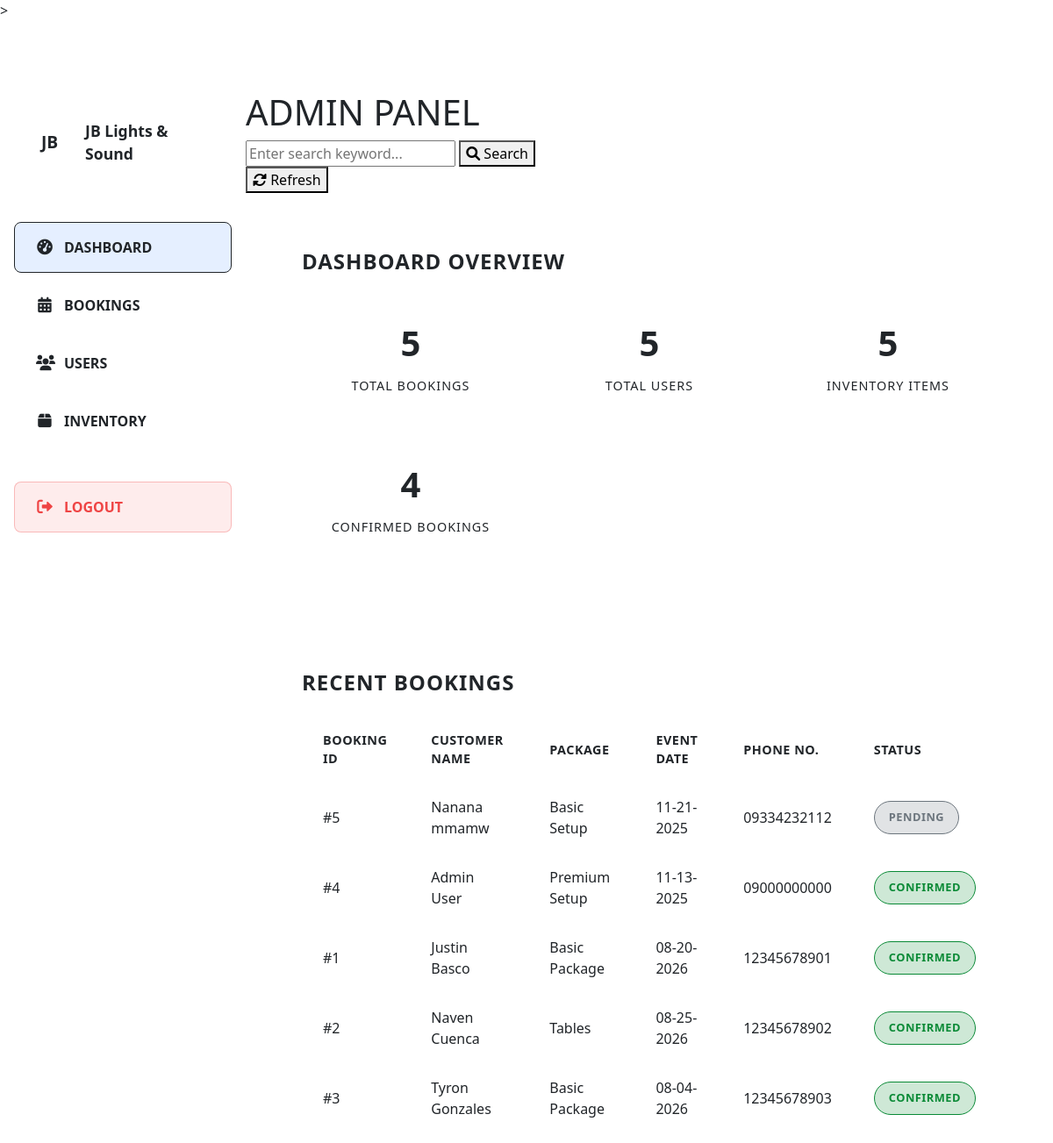
/admin.php (signed in), run on the app's committed database.
### tables this page shows
CREATE TABLE `reservations` (
  `id` int(11) NOT NULL,
  `contact_name` varchar(100) NOT NULL,
  `contact_email` varchar(100) NOT NULL,
  `contact_phone` varchar(20) NOT NULL,
  `event_type` varchar(50) NOT NULL,
  `event_date` date NOT NULL,
  `event_address` text NOT NULL,
  `event_location` text DEFAULT NULL,
  `package` varchar(100) NOT NULL,
  `total_amount` decimal(10,2) NOT NULL,
  `payment_method` varchar(20) NOT NULL,
  `downpayment_amount` decimal(10,2) DEFAULT 0.00,
  `status` varchar(20) DEFAULT 'Pending',
  `created_at` timestamp NOT NULL DEFAULT current_timestamp(),
  `updated_at` timestamp NOT NULL DEFAULT current_timestamp() ON UPDATE current_timestamp()
);

### admin.php (the view, shortened to what this page needs)
<?php
require_once 'db/db_connect.php';
$result = $conn->query("SELECT * FROM reservations ORDER BY created_at DESC");
$bookings = [];
if ($result) {
    while ($row = $result->fetch_assoc()) {
        $bookings[] = $row;
    }
}
$recent_result = $conn->query("SELECT * FROM reservations ORDER BY created_at DESC LIMIT 5");
$recent_bookings = [];
if ($recent_result) {
    while ($row = $recent_result->fetch_assoc()) {
        $recent_bookings[] = $row;
    }
}
$users_result = $conn->query("SELECT * FROM users ORDER BY created_at DESC");
$users = [];
if ($users_result) {
    while ($row = $users_result->fetch_assoc()) {
        $users[] = $row;
    }
}
$inventory_result = $conn->query("SELECT * FROM inventory ORDER BY item_name");
$inventory = [];
if ($inventory_result) {
    while ($row = $inventory_result->fetch_assoc()) {
        $inventory[] = $row;
    }
}
?>
<!DOCTYPE html>
<html lang="en">
<head>
    <link href="https://cdn.jsdelivr.net/npm/bootstrap@5.3.2/dist/css/bootstrap.min.css" rel="stylesheet">
    <link href="https://cdn.jsdelivr.net/npm/bootstrap-icons@1.11.3/font/bootstrap-icons.css" rel="stylesheet">>
    <link rel="stylesheet" href="https://cdnjs.cloudflare.com/ajax/libs/font-awesome/6.0.0/css/all.min.css">
    <link rel="stylesheet" href="css/pages/admin.css">
</head>
<body>
    <div class="admin-shell">
        <aside class="sidebar">
            <div class="sidebar-brand">
                <div class="jb-logo">JB</div>
                <div class="brand-text">JB Lights & Sound</div>
            </div>
            <nav class="sidebar-nav">
                <a href="#" class="nav-item active" data-tab="dashboard">
                    <i class="fas fa-tachometer-alt"></i>
                    <span>DASHBOARD</span>
                </a>
                <a href="#" class="nav-item" data-tab="bookings">
                    <i class="fas fa-calendar-alt"></i>
                    <span>BOOKINGS</span>
                </a>
                <a href="#" class="nav-item" data-tab="users">
                    <i class="fas fa-users"></i>
                    <span>USERS</span>
                </a>
                <a href="#" class="nav-item" data-tab="inventory">
                    <i class="fas fa-box"></i>
                    <span>INVENTORY</span>
                </a>
                <a href="#" class="nav-item logout">
                    <i class="fas fa-sign-out-alt"></i>
                    <span>LOGOUT</span>
                </a>
            </nav>
        </aside>
        <main class="main-panel">
            <header class="main-header">
                <h1>ADMIN PANEL</h1>
                <div class="header-actions">
                    <div class="search-box">
                        <input type="text" id="globalSearch" placeholder="Enter search keyword...">
                        <button class="search-btn" onclick="performSearch()">
                            <i class="fas fa-search"></i> Search
                        </button>
                    </div>
                    <button class="refresh-btn" onclick="location.reload()">
                        <i class="fas fa-sync-alt"></i> Refresh
                    </button>
                </div>
            </header>
            <section class="content">
                <div id="dashboard-tab" class="tab-content active">
                    <div class="content-card">
                        <h3 class="content-title">Dashboard Overview</h3>
                        <div class="stats-grid">
                            <div class="stat-card">
                                <div class="stat-number"><?php echo count($bookings); ?></div>
                                <div class="stat-label">Total Bookings</div>
                            </div>
                            <div class="stat-card">
                                <div class="stat-number"><?php echo count($users); ?></div>
                                <div class="stat-label">Total Users</div>
                            </div>
                            <div class="stat-card">
                                <div class="stat-number"><?php echo count($inventory); ?></div>
                                <div class="stat-label">Inventory Items</div>
                            </div>
                            <div class="stat-card">
                                <div class="stat-number">
                                    <?php echo count(array_filter($bookings, function($b) { return $b['status'] === 'Confirmed'; })); ?>
                                </div>
                                <div class="stat-label">Confirmed Bookings</div>
                            </div>
                        </div>
                    </div>
                    <div class="content-card">
                        <h3 class="content-title">Recent Bookings</h3>
                        <div class="table-responsive">
                            <table class="bookings-table">
                                <thead>
                                    <tr>
                                        <th>Booking ID</th>
                                        <th>Customer Name</th>
                                        <th>Package</th>
                                        <th>Event Date</th>
                                        <th>Phone No.</th>
                                        <th>Status</th>
                                    </tr>
                                </thead>
                                <tbody>
                                    <?php if (count($recent_bookings) === 0): ?>
                                        <tr><td colspan="6" class="text-center">No recent bookings.</td></tr>
                                    <?php else: ?>
                                        <?php foreach ($recent_bookings as $booking): ?>
                                            <tr>
                                                <td>#<?php echo $booking['id']; ?></td>
                                                <td><?php echo htmlspecialchars($booking['contact_name']); ?></td>
                                                <td><?php echo htmlspecialchars($booking['package']); ?></td>
                                                <td><?php echo date('m-d-Y', strtotime($booking['event_date'])); ?></td>
                                                <td><?php echo htmlspecialchars($booking['contact_phone']); ?></td>
                                                <td>
                                                    <span class="status-pill status-<?php echo strtolower($booking['status']); ?>">
                                                        <?php echo $booking['status']; ?>
                                                    </span>
                                                </td>
                                            </tr>
                                        <?php endforeach; ?>
                                    <?php endif; ?>
                                </tbody>
                            </table>
                        </div>
                    </div>
                </div>
            </section>
</body>
</html>

### css/pages/admin.css (style rules this page uses)
.admin-shell { display: flex; min-height: calc(100vh - 80px); background: var(--dark); margin-top: 80px; }
.sidebar { width: 280px; background: var(--dark-gray); border-right: 1px solid var(--border); padding: 2rem 0; position: fixed; height: calc(100vh - 80px); overflow-y: auto; z-index: 1000; }
.sidebar-brand { display: flex; align-items: center; gap: 1rem; padding: 0 2rem 2rem; border-bottom: 1px solid var(--border); margin-bottom: 2rem; }
.jb-logo { width: 50px; height: 50px; background: var(--gradient); border-radius: 8px; display: flex; align-items: center; justify-content: center; font-weight: 800; font-size: 1.2rem; color: var(--white); }
.brand-text { font-weight: 700; font-size: 1.1rem; color: var(--white); }
.sidebar-nav { display: flex; flex-direction: column; gap: 0.5rem; padding: 0 1rem; }
.nav-item { display: flex; align-items: center; gap: 0.75rem; padding: 1rem 1.5rem; color: var(--text-secondary); text-decoration: none; border-radius: 8px; transition: all 0.3s ease; font-weight: 600; border: 1px solid transparent; }
.nav-item i { font-size: 1.1rem; width: 20px; text-align: center; }
.nav-item.active { background: rgba(0, 102, 255, 0.1); color: var(--blue); border-color: var(--blue); }
.nav-item.logout { margin-top: 2rem; background: rgba(239, 68, 68, 0.1); color: #ef4444; border: 1px solid rgba(239, 68, 68, 0.3); }
.main-panel { flex: 1; margin-left: 280px; display: flex; flex-direction: column; min-height: calc(100vh - 80px); }
.content { flex: 1; padding: 2rem; background: var(--black); }
.content-card { background: var(--dark-gray); border: 1px solid var(--border); border-radius: 12px; padding: 2rem; box-shadow: var(--shadow); margin-bottom: 2rem; }
.content-title { font-size: 1.5rem; font-weight: 700; color: var(--white); margin-bottom: 1.5rem; text-transform: uppercase; letter-spacing: 1px; }
.table-responsive { overflow-x: auto; border-radius: 8px; border: 1px solid var(--border); }
.bookings-table { width: 100%; border-collapse: collapse; background: var(--dark); }
.bookings-table thead { background: var(--medium-gray); }
.bookings-table thead th { padding: 1rem 1.5rem; text-align: left; color: var(--white); font-weight: 600; text-transform: uppercase; letter-spacing: 0.5px; font-size: 0.9rem; border-bottom: 1px solid var(--border); }
.bookings-table tbody td { padding: 1rem 1.5rem; border-bottom: 1px solid var(--border); color: var(--text-primary); }
.bookings-table tbody tr { transition: all 0.3s ease; }
.bookings-table tbody tr:last-child td { border-bottom: none; }
.status-pill { display: inline-block; padding: 0.5rem 1rem; border-radius: 20px; font-weight: 600; font-size: 0.8rem; text-transform: uppercase; letter-spacing: 0.5px; }
.status-pending { background: rgba(108, 117, 125, 0.2); color: #6c757d; border: 1px solid #6c757d; }
.status-confirmed { background: rgba(10, 138, 54, 0.2); color: #0a8a36; border: 1px solid #0a8a36; }
.stats-grid { display: grid; grid-template-columns: repeat(auto-fit, minmax(200px, 1fr)); gap: 1.5rem; margin-bottom: 2rem; }
.stat-card { background: var(--dark); border: 1px solid var(--border); border-radius: 8px; padding: 1.5rem; text-align: center; transition: all 0.3s ease; }
.stat-number { font-size: 2.5rem; font-weight: 800; color: var(--blue); margin-bottom: 0.5rem; }
.stat-label { color: var(--text-secondary); font-size: 0.9rem; text-transform: uppercase; letter-spacing: 1px; }
.tab-content { display: none; }
.tab-content.active { display: block; }

### data on the page
reservations: id "5", contact_name "Nanana mmamw", package "Basic Setup", event_date "11-21-2025", contact_phone "09334232112", status "PENDING"
reservations: id "4", contact_name "Admin User", package "Premium Setup", event_date "11-13-2025", contact_phone "09000000000", status "CONFIRMED"
reservations: id "1", contact_name "Justin Basco", package "Basic Package", event_date "08-20-2026", contact_phone "12345678901", status "CONFIRMED"
reservations: id "2", contact_name "Naven Cuenca", package "Tables", event_date "08-25-2026", contact_phone "12345678902", status "CONFIRMED"
reservations: id "3", contact_name "Tyron Gonzales", package "Basic Package", event_date "08-04-2026", contact_phone "12345678903", status "CONFIRMED"

### other printed values
count($bookings) "5"
count($users) "5"
count($inventory) "5"
